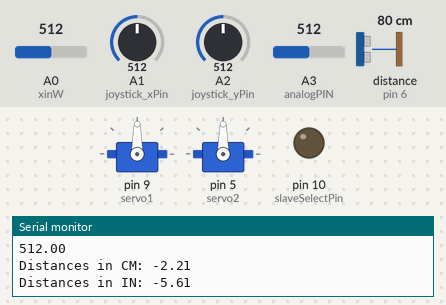
A sketch run on a simulated Arduino Uno, built with avr-gcc and run on an emulated ATmega328P. Parts: 2 × servo, output pins drawn as LEDs (lit = HIGH), the last lines printed to the serial monitor. Wiring (inferred from the names in the program): range finder with pulse-width output: data pin 6. Inputs (shaded band) come from the test bench; at power-on: A1 (joystick_xPin) = 512, A2 (joystick_yPin) = 512, A0 (xinW) = 512, A3 (analogPIN) = 512, distance to the obstacle (sensor on pin 6) 80 cm. The echo pulse lasts 58.3 µs per cm.

Above: at 1.2 s.
1.3 s: A1 (joystick_xPin) set to 716
At 2.0 s:
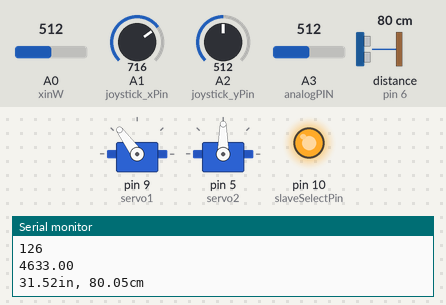
3.0 s: A2 (joystick_yPin) set to 716
At 4.3 s:
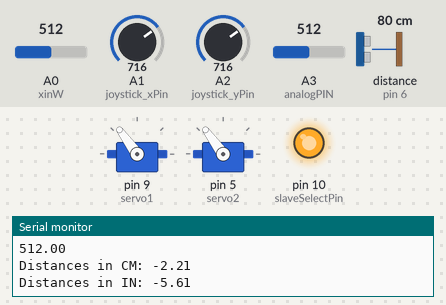
4.6 s: A1 (joystick_xPin) set to 992
At 5.7 s:
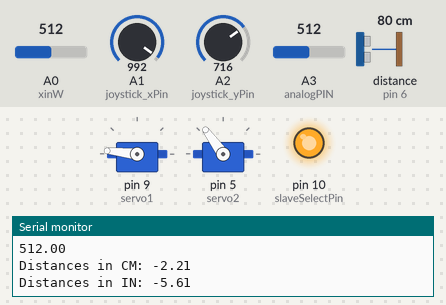
6.1 s: A2 (joystick_yPin) set to 992
At 7.0 s:
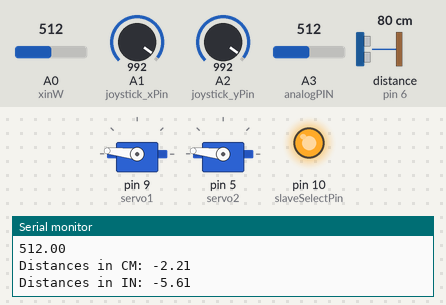
7.7 s: A1 (joystick_xPin) set to 306
At 8.2 s:
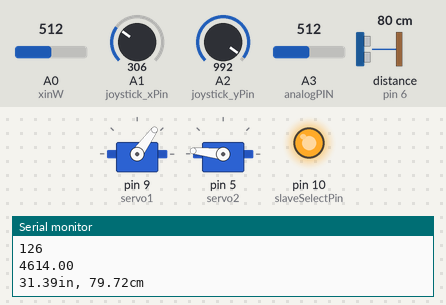
9.3 s: A2 (joystick_yPin) set to 306
At 10.6 s:
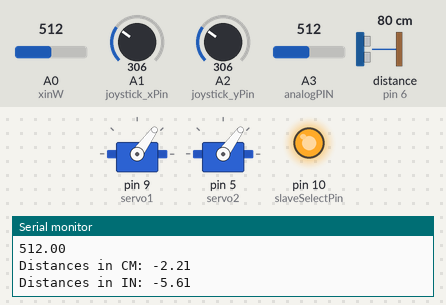
Timing chart, 0 to 11.8 s (numbered marks = the images above; inputs shaded):
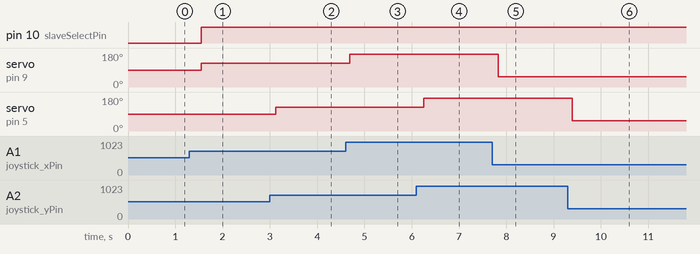

Measured:
- after the input at 1.3 s, servo on pin 9 (servo1): 90° → 126° after 0.25 s
- after the input at 3.0 s, servo on pin 5 (servo2): 90° → 126° after 0.12 s
- after the input at 4.6 s, servo on pin 9 (servo1): 126° → 174° after 0.09 s
- after the input at 6.1 s, servo on pin 5 (servo2): 126° → 174° after 0.16 s
- after the input at 7.7 s, servo on pin 9 (servo1): 174° → 54° after 0.12 s
- after the input at 9.3 s, servo on pin 5 (servo2): 174° → 54° after 0.09 s

The sketch:

Classeffort.ino
```cpp
//Digital pin 6 for reading in the pulse width from the MaxSonar device.
//This variable is a constant because the pin will not change throughout execution of this code.
#include <Servo.h>//Sam Wytoski Joystick
#include <SPI.h>//Marshal's Display
//#define xinN 14//David Calawa Gyro
const int joystick_xPin = A1;//Sam Wytoski Joystick
const int joystick_yPin = A2;
Servo servo1;  // create servo object to control a servo
Servo servo2;  // create servo object to control a servo
const int buttonPin = 2;     // the number of the pushbutton pin Sam Wytoski
const int slaveSelectPin = 10;//Marshal's Display
const int pwPin = 6; //Sonar
const int analogPIN = 3;//Marshal'sInfared
//variables needed to store values
float pulse,inches,cm,aRead,distance,cm_distance,in_distance;
int valuexwide,valuexnarrow,valueywide,valueynarrow,xwide,xnarrow,ywide,ynarrow,xinN,xinW,yinN,yinW;//David Calawa Gyro


void setup() {
  //This opens up a serial connection to shoot the results back to the PC console
  Serial.begin(9600);
  pinMode(pwPin, INPUT);//Sonar
  pinMode (slaveSelectPin, OUTPUT);//Marshal's Display
  SPI.begin();//Marshal's Display
  SPI.setBitOrder(MSBFIRST);//Marshal's Display
  SPI.setDataMode(SPI_MODE0);//Marshal's Display
  SPI.setClockDivider(SPI_CLOCK_DIV128);//Marshal'sDisplay
  servo1.attach(9);  // attaches the servo on pin 9 to the servo object. servo x Sam Wytoski's joystick
  servo2.attach(5);  // attaches the servo on pin 5 to the servo object. servo y Sam Wytoski's Joystick
  pinMode(buttonPin, INPUT); //Sam Wytoski's Joystick
  xinW = 0;//Gyro David Calawa
  yinW = 0;//Gyro David Calawa
  xinN = 14;//Gyro David Calawa
  yinN = 0;//Gyro David Calawa
 }

void Gyro(){//David Calawa's code
  valuexwide = analogRead(xinW);
  xwide = map(valuexwide, 71, 481, -500, 500);
  valueywide = analogRead(yinW);
  ywide = map(valueywide, 71, 481, -500, 500);

  valuexnarrow = analogRead(xinN);
  xnarrow = map(valuexnarrow, 71, 481, -110, 110);

  valueynarrow = analogRead(yinN);
  ynarrow = map(valueynarrow, 71, 481, -110, 110);


  //Serial.print(xwide);
  //Serial.print(ywide);
  Serial.print(xnarrow);
  //Serial.print(ynarrow);
  Serial.println();
  delay(10);
}

void Joystick(){//Sam Wytoski's Joystick code
//buttonState = digitalRead(buttonPin);
//int buttonState = 0;         // variable for reading the pushbutton status
  int joystick_x;
  int joystick_y;
  joystick_x = map(analogRead(joystick_xPin), 0, 1023, 1, 180);  // 20 was original instead of 180
  joystick_y = map(analogRead(joystick_yPin), 0, 1023, 1, 180);  // 20 was original instead of 180
  servo1.write(joystick_x);                  // sets the servo position according to the scaled value
  servo2.write(joystick_y);                  // sets the servo position according to the scaled value
  delay(15);                           // waits for the servo to get there
//if (buttonState == HIGH) {
//  turn LED on:
//  digitalWrite(ledPin, HIGH);
// }
// else {
//   turn LED off:
//   digitalWrite(ledPin, LOW);
//        }
}

void Display(){//Code FROM MARSHAL LESLIE
  digitalWrite(slaveSelectPin,LOW);
  SPI.transfer(1);
  SPI.transfer(2);
  SPI.transfer(3);
  SPI.transfer(4);
  digitalWrite(slaveSelectPin,HIGH);
}

void Infared(){//CODE FROM MARSHAL LESLIE
  distance =  5.0 / 1023;
  cm_distance = (distance * 0.42 ) - 2.21;
  in_distance = cm_distance * 2.54;
  aRead = analogRead(analogPIN);
  Serial.println(aRead);
  Serial.print("Distances in CM: ");
  Serial.println(cm_distance);
  Serial.println();
  Serial.print("Distances in IN: ");
  Serial.println(in_distance);
  delay(1000);
}

void Sonar(){
  //Shannon Busher CS272 Dr. Morse
  //Feel free to use this code.
  //Please be respectful by acknowledging the author in the code if you use or modify it.
  //Author: Bruce Allen
  //Date: 23/07/09
  //note connect Arduino pin 6 to pw on sonar
  // +5v
  //grnd

  //Used to read in the pulse that is being sent by the MaxSonar device.  //Pulse Width representation with a scale factor of 147 uS per Inch.
  pulse = pulseIn(pwPin, HIGH);
    Serial.println(pulse);
  //147uS per inch
  inches = pulse/147;
  //change inches to centimetres
  cm = inches * 2.54;
  Serial.print(inches);
  Serial.print("in, ");
  Serial.print(cm);
  Serial.print("cm");
  Serial.println();
  delay(500);
}

void loop() {
  Sonar();//Shannnon Busher
  Infared();//Marshal Leslie
  Display();//Marshal Leslie
  Joystick();//Sam Wytoski
  Gyro();//David Calawa
}
```
